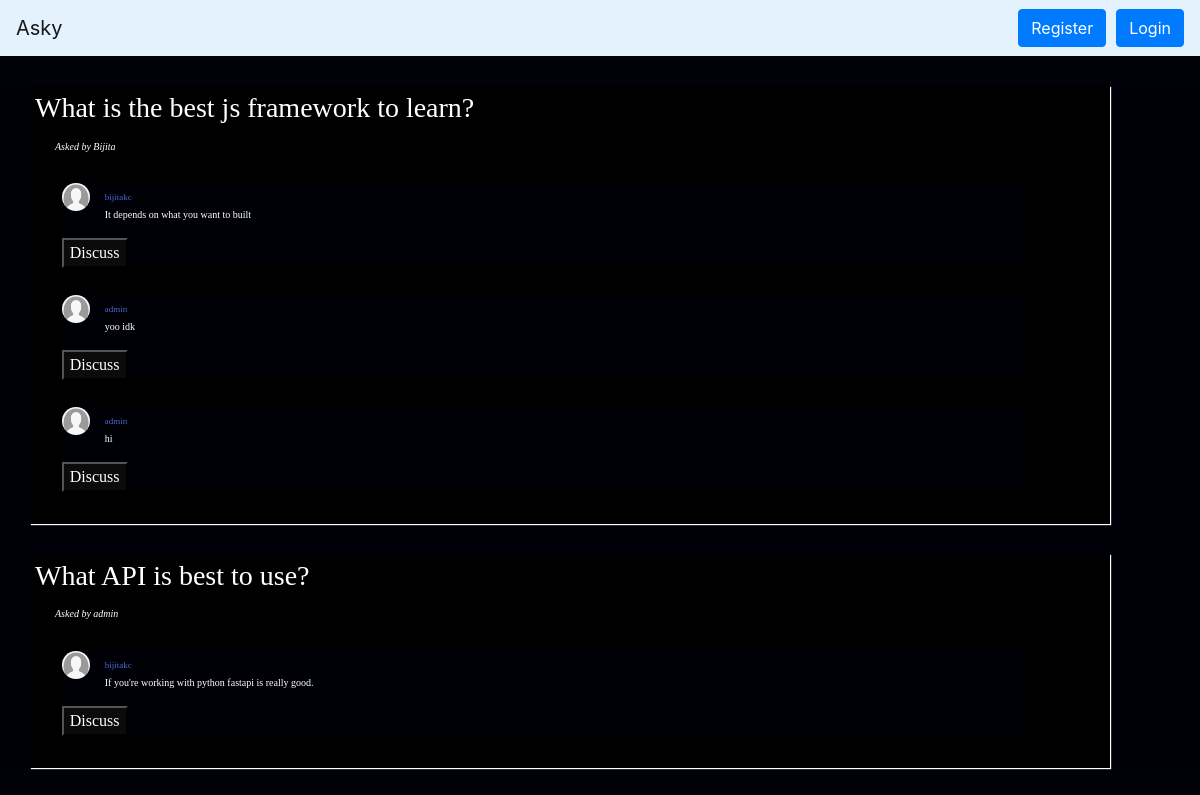
The app's page /chat/, older data.
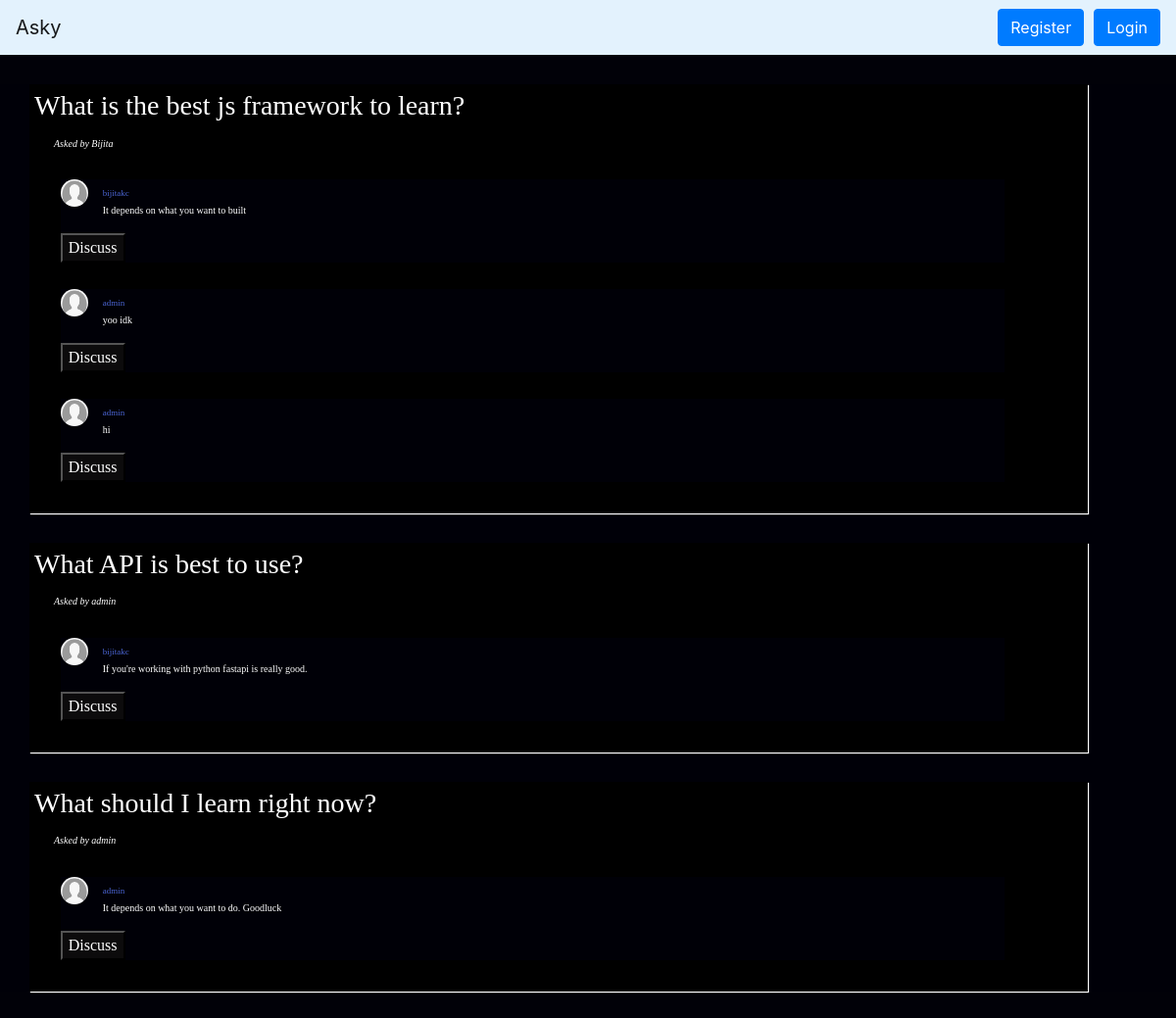
The same page, newer data.
### chat/models.py (models this page shows, shortened)
class Post(models.Model):
    question = models.TextField()
    created_at = models.DateTimeField(auto_now_add = True)
    created_by = models.ForeignKey(User,on_delete=models.CASCADE)

class Answer(models.Model):
    post = models.ForeignKey(Post,on_delete=models.CASCADE)
    answer = models.TextField()
    created_by = models.ForeignKey(User,on_delete=models.CASCADE,null=True)

### user/models.py (models this page shows)
class CustomUser(AbstractUser):
    GENDER_CHOICES=(
        ('M','M'),
        ('F','F'),
        ('O','0')
    )
    gender=models.CharField(max_length=1)
    bio=models.TextField()
    REQUIRED_FIELDS=[]
    def __str__(self):
        return self.username
    class Meta:
        verbose_name="CustomUser"
        verbose_name_plural="CustomUsers"

### chat/views.py (the view)
# urls.py: path('',views.index,name="index"),
def index(request):
    if request.method=="POST":
        try:
            nq = request.POST.get('newqn')
            print(request.user.username)
            ins = Post(question = nq, created_by = request.user)
            ins.save()
        except Exception:
            post=request.POST.get('post')
            username=request.POST.get('username')
            answer=request.POST.get('answer')
            p=Post.objects.get(id=post)
            u=User.objects.get(username=username)
            ins=Answer(post=p,answer=answer,created_by=u)
            ins.save()
        return redirect('chat:index')
    else:
        posts = Post.objects.filter()
        answer = Answer.objects.filter()
        usernames=User.objects.only("username")
        rooms=Room.objects.order_by("created_at")
        available_rooms = Room.objects.filter()
        return render(request,'chat/index.html',{"rooms":rooms,
            "usernames":usernames,"posts":posts,"answers":answer,"available_rooms":available_rooms})

### chat/templates/chat/index.html (shortened to what this page needs)
{% extends 'chat/base.html'%}
{%load static%}
{% block maincontent %}
    {% for q in posts %}
        <div class="wholecard" >
            <h3>{{q.question}}</h3>
            <i style="font-size: 10px;margin-left: 20px;">Asked by {{q.created_by}}</i>
                {% for a in answers %}
                    {% if a.post.id == q.id %}
                    <div class="answercard" >
                        <img src="{% static 'chat/img/user.png' %}" style="height: 28px;width: 28px;border-radius:30px; margin-right: 15px;float: left;">
                        <div class="ansin" >
                            <span style="color:rgb(75, 101, 212);font-size: 9px;">{{a.created_by}}</span>
                            <p style="font-size: 10px;">{{a.answer}}</p></div>
                        <button  style="color: white;background-color: rgba(15, 14, 14, 0.856);"  onclick="roombuild('{{a.id}}')">Discuss</button>
                    </div>
                    {% endif %}
                {% endfor %}
        </div>
    {% endfor %}
 {% endblock %}

### chat/templates/chat/base.html (shortened to what this page needs)
{% load static %}
<!DOCTYPE html>
<html>
<head>
    <link rel="stylesheet" href="https://maxcdn.bootstrapcdn.com/bootstrap/4.0.0/css/bootstrap.min.css">
    <link rel="stylesheet" type="text/css" href="{% static 'chat/css/index.css' %}">
</head>
<body style="background-color: rgb(1, 1, 8);">
  <nav class="navbar navbar-expand-lg navbar navbar navbar-light" style="background-color: #e3f2fd;">
    <a class="navbar-brand" href="#">Asky</a>
    <div class="collapse navbar-collapse" id="navbarSupportedContent">
      <div style="float: right;">
        {%if request.user.is_authenticated %}
        <a href="{% url 'user:logoutpage' %}">
          <button type="button" class="btn btn-primary" style="float: right;margin-left:10px ">
            Logout
          </button>
        </a>
        {%else%}
        <a href="{% url 'user:loginpage' %}">
          <button type="button" class="btn btn-primary" style="float: right;margin-left:10px ">
            Login
          </button>
        </a>
        <a href="{% url 'user:signup' %}">
          <button type="button" class="btn btn-primary" style="float: right;; ">
            Register
          </button>
        </a>
        {%endif%}
      </div>
    </div>
  </nav>
<div class="whole">
  {% block maincontent %}
  {% endblock %}
</div>
</body>
</html>

### chat/static/chat/css/index.css (style rules this page uses)
.whole { width: 100%; height: 100%; color: white; background-color: rgba(1, 1, 8, 0.637); font-family: Times New Roman; }
.wholecard { width: 90%; margin:2.5% 2.5% 2.5% 2.5%; border: 4px rgba(1, 1, 8, 0.932); background-color: rgb(0, 0, 0); padding: 5px; color: white; box-shadow: 1px 1px 1px rgb(255, 255, 255); }
.answercard { width: 90%; margin:2.5%; border: 4px; background-color:rgba(1, 1, 8, 0.932); padding: 5px white; color: white; }

Row changes from the older to the newer data that the page shows:
added Post: question "What should I learn right now?", created_by "admin"
added Answer: created_by "admin", answer "It depends on what you want to do. Goodluck", shown under "What should I learn right now?"
